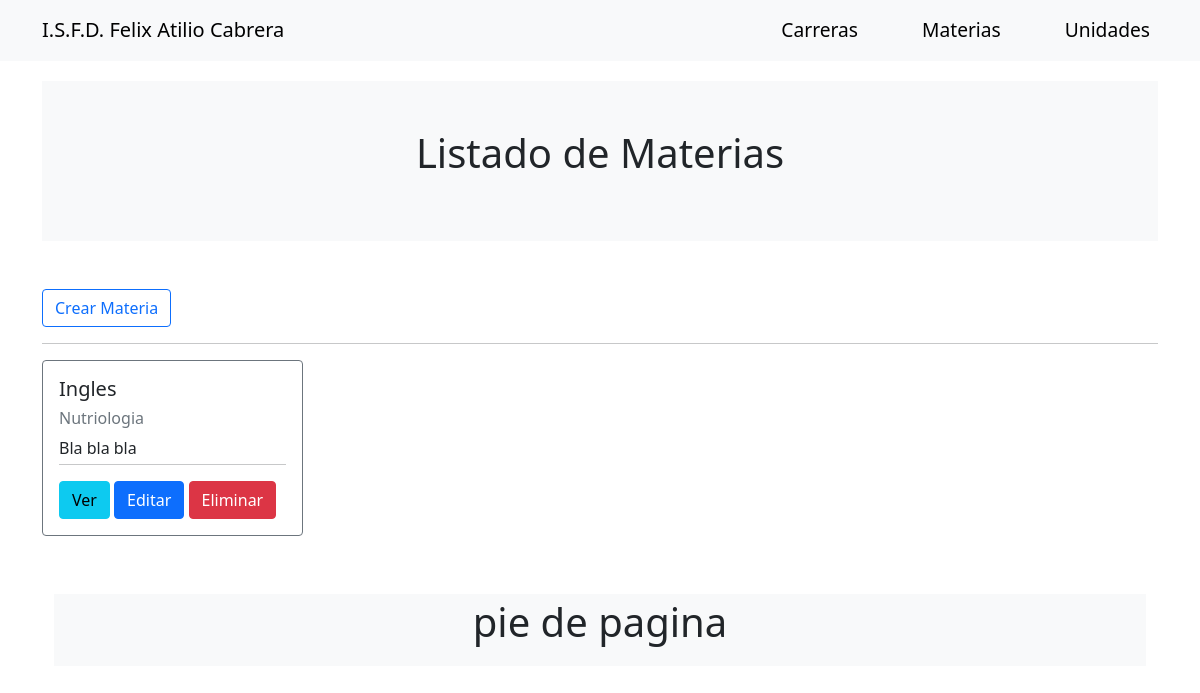
Page /index.php?controller=Materias&action=listaMateriaSeleccionada&id=3 on the committed database.
### tables this page shows
CREATE TABLE `materias` (
  `id` int(11) NOT NULL,
  `title` varchar(75) NOT NULL,
  `content` text NOT NULL,
  `id_carreras` int(11) NOT NULL
);

CREATE TABLE `carreras` (
  `id` int(11) NOT NULL,
  `title` varchar(11) NOT NULL,
  `content` varchar(275) NOT NULL
);

### index.php (called while the page is built, shortened)
<?php
require_once ('model/db.php');
$controller = new $controllerName();
$dataToView["data"] = array();
if (method_exists($controller, $_GET["action"])) {
    $dataToView["data"] = $controller->{$_GET["action"]}();
}
require_once ('view/template/header.php');
require_once ('view/' . $controller->view . '.php');
require_once ('view/template/footer.php');
?>

### model/db.php (called while the page is built, shortened)
<?php
class Db {
    public function __construct() {
        $this->host = constant('DB_HOST');
        $this->db = constant('DB');
        $this->user = constant('DB_USER');
        $this->pass = constant('DB_PASS');
        try {
            $this->conection = new PDO('mysql:host=' . $this->host . ';dbname=' . $this->db, $this->user, $this->pass);
        } catch (PDOException $e) {
            echo $e->getMessage();
            exit();
        }
    }
}
?>

### model/Materias_model.php (called while the page is built, shortened)
<?php
class Materia {
    private $table = 'materias';
    private $conection;
    private function getConection(){
        $dbObj = new Db();
        $this->conection = $dbObj->conection;
    }
    public function getMateriaSeleccionada($id){
    $sql = "SELECT * FROM ".$this->table. " WHERE id_carreras = ?";
    $stmt = $this->conection->prepare($sql);
    $stmt->execute([$id]);
    return $stmt->fetchAll();
    }
}
?>

### controller/Materias.php (called while the page is built, shortened)
<?php
require_once ('model/Materias_model.php');
class MateriasController{
    public function __construct() {
    $this->MateriaObj = new Materia();
    }
    public function listaMateriaSeleccionada(){
        if(isset($_GET["id"])) $id = $_GET["id"];
            return $this->MateriaObj->getMateriaSeleccionada($id);
    }
}
?>

### model/Carreras_model.php (called while the page is built, shortened)
<?php
class Carreras {
    private $table = 'Carreras';
    private $conection;
    private function getConection(){
        $dbObj = new Db();
        $this->conection = $dbObj->conection;
    }
    public function getCarrerasById($id){
        $sql = "SELECT * FROM ".$this->table. " WHERE id = ?";
        $stmt = $this->conection->prepare($sql);
        $stmt->execute([$id]);
        return $stmt->fetch();
    }
}
?>

### controller/Carreras.php (called while the page is built, shortened)
<?php
require_once ('model/Carreras_model.php');
class CarrerasController{
    public function __construct() {
    $this->CarreraObj = new Carreras();
    }
    public function getCarreraById($id){
        return $this->CarreraObj->getCarrerasById($id);
    }
}
?>

### view/List_materia.php (the view)
<div class="row">
    <div class="col-md-12 text-right">
        <a href="index.php?controller=Materias&action=nuevo" class="btn btn-outline-primary">Crear Materia</a>
        <hr/>
    </div>
    <?php
    require_once ('controller/Carreras.php');
    $carreras = new CarrerasController();
    if (count($dataToView["data"]) > 0) {
        foreach ($dataToView["data"] as $materia) {
            $carrera = $carreras->getCarreraById($materia["id_carreras"]);
    ?>
            <div class="col-md-3">
                <div class="card-body border border-secondary rounded">
                    <h5 class="card-title"><?php echo $materia['title']; ?></h5>
                    <h6 class="card-title text-secondary"><?php echo $carrera["title"]; ?></h6>
                    <div class="card-text"><?php echo nl2br($materia['content']); ?></div>
                    <hr class="mt-1"/>
                    <a href="index.php?controller=Unidades&action=listaUnidadSeleccionada&id=<?php echo $materia['id']; ?>" class="btn btn-info">Ver</a>
                    <a href="index.php?controller=Materias&action=editar&id=<?php echo $materia['id']; ?>" class="btn btn-primary">Editar</a>
                    <a href="index.php?controller=Materias&action=confirmDelete&id=<?php echo $materia['id']; ?>" class="btn btn-danger">Eliminar</a>
                </div>
            </div>
    <?php
        }
    } else {
    ?>
        <div class="alert alert-info">
            Actualmente no existen notas.
        </div>
    <?php
    }
    ?>
</div>

### rows in the picture
materias: title "Ingles", id_carreras.title "Nutriologia", content "Bla bla bla"

### other values in the picture
$controller->titulo_pagina "Listado de Materias"
